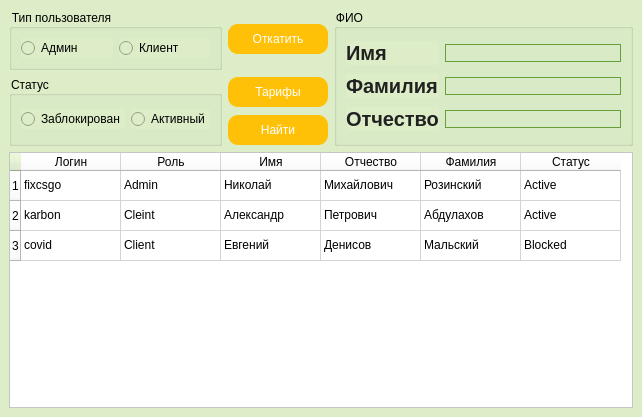
<?xml version="1.0" encoding="UTF-8"?>
<ui version="4.0">
 <class>AdministrationWindow</class>
 <widget class="QMainWindow" name="AdministrationWindow">
  <property name="geometry">
   <rect>
    <x>0</x>
    <y>0</y>
    <width>642</width>
    <height>417</height>
   </rect>
  </property>
  <property name="windowTitle">
   <string>Administration</string>
  </property>
  <property name="styleSheet">
   <string notr="true">*{
background: #DCEDC8;
font: 10pt &quot;Arial&quot;;
}

QLineEdit
{
background: transparent;
border: 1px solid #689F38;
font: 12pt &quot;Arial&quot;;
}
QLineEdit:focus {
 outline:none; }

QLabel{
	color: #212121;
	font: 15pt &quot;Arial&quot;;
	font-weight:bold;
}

QPushButton{
color: white;
background: #FFC107;
border-radius: 10px;
font: 12pt &quot;Arial&quot;;
}</string>
  </property>
  <widget class="QWidget" name="centralwidget">
   <layout class="QGridLayout" name="gridLayout_2">
    <item row="0" column="0">
     <widget class="QGroupBox" name="BoxUserType">
      <property name="title">
       <string>Тип пользователя</string>
      </property>
      <layout class="QHBoxLayout" name="horizontalLayout">
       <item>
        <widget class="QRadioButton" name="rBtn_admin">
         <property name="text">
          <string>Админ</string>
         </property>
        </widget>
       </item>
       <item>
        <widget class="QRadioButton" name="rBtn_driver">
         <property name="text">
          <string>Клиент</string>
         </property>
        </widget>
       </item>
      </layout>
     </widget>
    </item>
    <item row="0" column="1">
     <widget class="QPushButton" name="btn_undo">
      <property name="minimumSize">
       <size>
        <width>100</width>
        <height>30</height>
       </size>
      </property>
      <property name="text">
       <string>Откатить</string>
      </property>
     </widget>
    </item>
    <item row="0" column="2" rowspan="3">
     <widget class="QGroupBox" name="BoxFullName">
      <property name="styleSheet">
       <string notr="true"/>
      </property>
      <property name="title">
       <string>ФИО</string>
      </property>
      <layout class="QGridLayout" name="gridLayout">
       <item row="0" column="0">
        <widget class="QLabel" name="lbl_name2">
         <property name="font">
          <font>
           <family>Arial</family>
           <pointsize>15</pointsize>
           <weight>75</weight>
           <italic>false</italic>
           <bold>true</bold>
          </font>
         </property>
         <property name="text">
          <string>Имя</string>
         </property>
        </widget>
       </item>
       <item row="0" column="1">
        <widget class="QLineEdit" name="edit_name2"/>
       </item>
       <item row="1" column="0">
        <widget class="QLabel" name="lbl_name1">
         <property name="font">
          <font>
           <family>Arial</family>
           <pointsize>15</pointsize>
           <weight>75</weight>
           <italic>false</italic>
           <bold>true</bold>
          </font>
         </property>
         <property name="text">
          <string>Фамилия</string>
         </property>
        </widget>
       </item>
       <item row="1" column="1">
        <widget class="QLineEdit" name="edit_name1"/>
       </item>
       <item row="2" column="0">
        <widget class="QLabel" name="lbl_name3">
         <property name="font">
          <font>
           <family>Arial</family>
           <pointsize>15</pointsize>
           <weight>75</weight>
           <italic>false</italic>
           <bold>true</bold>
          </font>
         </property>
         <property name="text">
          <string>Отчество</string>
         </property>
        </widget>
       </item>
       <item row="2" column="1">
        <widget class="QLineEdit" name="edit_name3"/>
       </item>
      </layout>
     </widget>
    </item>
    <item row="1" column="0" rowspan="2">
     <widget class="QGroupBox" name="groupBox">
      <property name="minimumSize">
       <size>
        <width>0</width>
        <height>70</height>
       </size>
      </property>
      <property name="maximumSize">
       <size>
        <width>16777215</width>
        <height>70</height>
       </size>
      </property>
      <property name="title">
       <string>Статус</string>
      </property>
      <layout class="QHBoxLayout" name="horizontalLayout_2">
       <item>
        <widget class="QRadioButton" name="rBtn_Blocked">
         <property name="text">
          <string>Заблокирован</string>
         </property>
        </widget>
       </item>
       <item>
        <widget class="QRadioButton" name="rBtn_Active_2">
         <property name="text">
          <string>Активный</string>
         </property>
        </widget>
       </item>
      </layout>
     </widget>
    </item>
    <item row="1" column="1">
     <widget class="QPushButton" name="btn_add_tarif">
      <property name="minimumSize">
       <size>
        <width>100</width>
        <height>30</height>
       </size>
      </property>
      <property name="styleSheet">
       <string notr="true"/>
      </property>
      <property name="text">
       <string>Тарифы</string>
      </property>
     </widget>
    </item>
    <item row="2" column="1">
     <widget class="QPushButton" name="btn_find">
      <property name="minimumSize">
       <size>
        <width>100</width>
        <height>30</height>
       </size>
      </property>
      <property name="styleSheet">
       <string notr="true"/>
      </property>
      <property name="text">
       <string>Найти</string>
      </property>
     </widget>
    </item>
    <item row="3" column="0" colspan="3">
     <widget class="QTableWidget" name="tableWidget">
      <property name="enabled">
       <bool>true</bool>
      </property>
      <property name="styleSheet">
       <string notr="true">*{background:white}</string>
      </property>
      <attribute name="horizontalHeaderCascadingSectionResizes">
       <bool>false</bool>
      </attribute>
      <row>
       <property name="text">
        <string>1</string>
       </property>
      </row>
      <row>
       <property name="text">
        <string>2</string>
       </property>
      </row>
      <row>
       <property name="text">
        <string>3</string>
       </property>
      </row>
      <column>
       <property name="text">
        <string>Логин</string>
       </property>
      </column>
      <column>
       <property name="text">
        <string>Роль</string>
       </property>
      </column>
      <column>
       <property name="text">
        <string>Имя</string>
       </property>
      </column>
      <column>
       <property name="text">
        <string>Отчество</string>
       </property>
      </column>
      <column>
       <property name="text">
        <string>Фамилия</string>
       </property>
      </column>
      <column>
       <property name="text">
        <string>Статус</string>
       </property>
      </column>
      <item row="0" column="0">
       <property name="text">
        <string>fixcsgo</string>
       </property>
      </item>
      <item row="0" column="1">
       <property name="text">
        <string>Admin</string>
       </property>
      </item>
      <item row="0" column="2">
       <property name="text">
        <string>Николай</string>
       </property>
      </item>
      <item row="0" column="3">
       <property name="text">
        <string>Михайлович</string>
       </property>
      </item>
      <item row="0" column="4">
       <property name="text">
        <string>Розинский</string>
       </property>
      </item>
      <item row="0" column="5">
       <property name="text">
        <string>Active</string>
       </property>
      </item>
      <item row="1" column="0">
       <property name="text">
        <string>karbon</string>
       </property>
      </item>
      <item row="1" column="1">
       <property name="text">
        <string>Cleint</string>
       </property>
      </item>
      <item row="1" column="2">
       <property name="text">
        <string>Александр</string>
       </property>
      </item>
      <item row="1" column="3">
       <property name="text">
        <string>Петрович</string>
       </property>
      </item>
      <item row="1" column="4">
       <property name="text">
        <string>Абдулахов</string>
       </property>
      </item>
      <item row="1" column="5">
       <property name="text">
        <string>Active</string>
       </property>
      </item>
      <item row="2" column="0">
       <property name="text">
        <string>covid</string>
       </property>
      </item>
      <item row="2" column="1">
       <property name="text">
        <string>Client</string>
       </property>
      </item>
      <item row="2" column="2">
       <property name="text">
        <string>Евгений</string>
       </property>
      </item>
      <item row="2" column="3">
       <property name="text">
        <string>Денисов</string>
       </property>
      </item>
      <item row="2" column="4">
       <property name="text">
        <string>Мальский</string>
       </property>
      </item>
      <item row="2" column="5">
       <property name="text">
        <string>Blocked</string>
       </property>
      </item>
     </widget>
    </item>
   </layout>
  </widget>
 </widget>
 <resources/>
 <connections/>
</ui>
